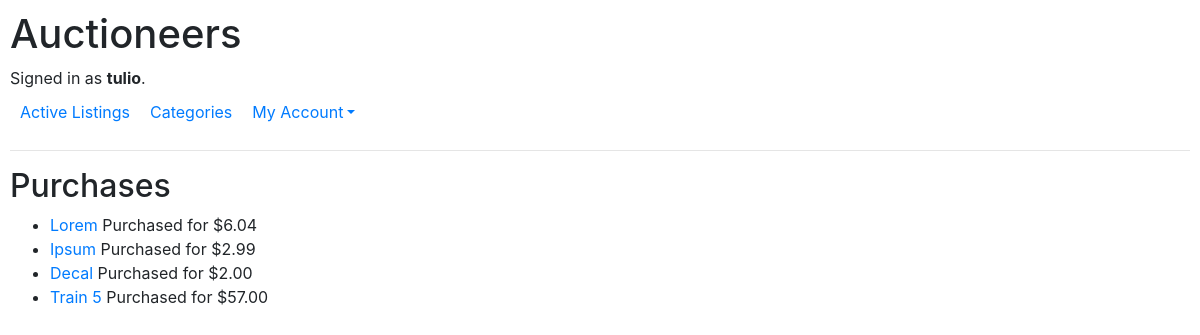
/purchases/ (signed in), run on the app's committed database.
### auctions/models.py (models this page shows, shortened)
class User(AbstractUser):
    watchlist = models.ManyToManyField("Auction_Listing", related_name="watched_by", blank=True)
    purchases = models.ManyToManyField("Auction_Listing", related_name="purchased_by", blank=True)

class Auction_Listing(models.Model):
    category = models.ForeignKey(Category, on_delete=models.PROTECT, related_name="listings")
    title = models.CharField(max_length = 25)
    description = models.TextField()
    image = models.FileField(upload_to="media/", blank=False, default="media/placeholder.jpg")
    quantity = models.IntegerField()
    price = models.DecimalField(max_digits=10, decimal_places=2)
    current_bid = models.ForeignKey("Bid", on_delete=models.PROTECT, related_name="listings", null=True, blank=True)
    seller = models.ForeignKey(User, on_delete=models.CASCADE, related_name="listings")
    timestamp = models.DateTimeField(auto_now_add=True)
    closing_time = models.DateTimeField(blank=False)
    is_open = models.BooleanField(default=True)

### auctions/views.py (the view)
# urls.py: path("purchases/", views.purchases, name="purchases"),
def purchases(request):
    if request.user.is_authenticated:
        purchases = request.user.purchases.all()
    else:
        purchases = []
    return render(request,"auctions/purchases.html", {
        "purchases": purchases
    })

### auctions/templates/auctions/purchases.html
{% extends "auctions/layout.html" %}
{% block body %}
    <h2>Purchases</h2>
    <div>
        {% if user.is_authenticated %}
            {% if purchases %}
                <ul>
                    {% for listing in purchases %}
                    <li>
                        <a href="{% url 'listing_detail' listing.id  %}">{{ listing.title }}</a>
                        Purchased for ${{ listing.price }}
                    </li>
                    {% endfor %}
                </ul>
            {% else %}
                No purchases found.
            {% endif %}
        {% endif %}
    </div>
{% endblock %}

### auctions/templates/auctions/layout.html (shortened to what this page needs)
{% load static %}
<!DOCTYPE html>
<html lang="en">
    <head>
        <link rel="stylesheet" href="https://stackpath.bootstrapcdn.com/bootstrap/4.4.1/css/bootstrap.min.css">
        <link href="{% static 'auctions/styles.css' %}" rel="stylesheet">
    </head>
    <body>
        <h1>Auctioneers</h1>
        <div>
            {% if user.is_authenticated %}
                Signed in as <strong>{{ user.username }}</strong>.
            {% else %}
                Not signed in.
            {% endif %}
        </div>
        <ul class="nav">
            <li class="nav-item">
                <a class="nav-link" href="{% url 'index' %}">Active Listings</a>
            </li>
            <li>
                <a class="nav-link" href="{% url 'categories' %}">Categories</a>
            </li>
            {% if user.is_authenticated %}
                <li class="nav-item dropdown">
                    <a href="#" class="nav-link dropdown-toggle">My Account</a>
                </li>
            {% endif %}
        </ul>
        <hr>
        {% block body %}
        {% endblock %}
    </body>
</html>

### auctions/static/auctions/styles.css (style rules this page uses)
body { padding: 10px; }
.nav-link { text-decoration: none; padding: 10px; border-radius: 5px; }

### data on the page
User: username "tulio"
Auction_Listing: title "Lorem", price "6.04"
Auction_Listing: title "Ipsum", price "2.99"
Auction_Listing: title "Decal", price "2.00"
Auction_Listing: title "Train 5", price "57.00"
